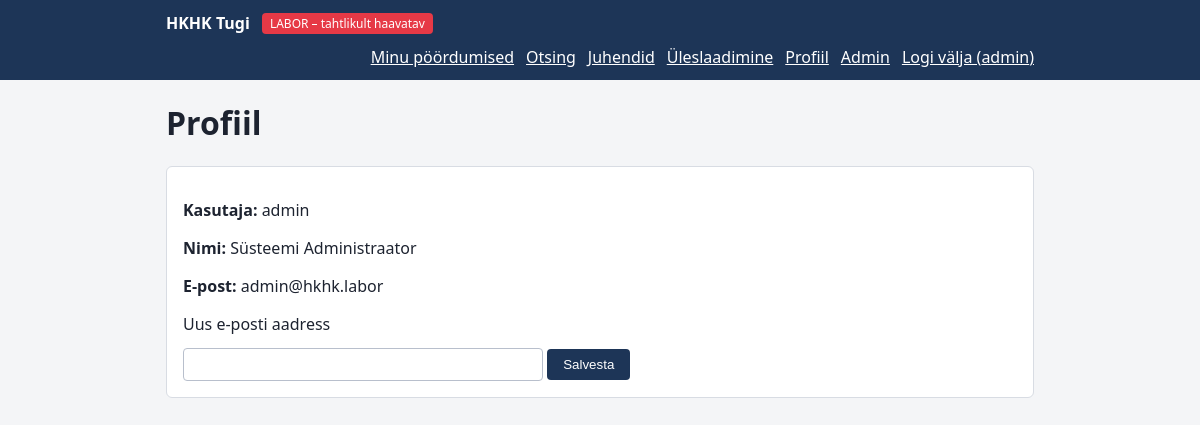
The app's page /profile.php (signed in) with its own data.
### tables this page shows
CREATE TABLE users (
  id INT AUTO_INCREMENT PRIMARY KEY,
  username VARCHAR(50) NOT NULL UNIQUE,
  password CHAR(32) NOT NULL,           
  full_name VARCHAR(100) NOT NULL,
  email VARCHAR(100) NOT NULL,
  role ENUM('user','admin') NOT NULL DEFAULT 'user'
) DEFAULT CHARSET=utf8mb4;

### src/profile.php (the view, shortened to what this page needs)
<?php
require 'config.php';
$st = $pdo->prepare('SELECT username, full_name, email FROM users WHERE id = ?');
$st->execute([$_SESSION['uid']]);
$me = $st->fetch();
?>
<div class="box">
  <p><b>Kasutaja:</b> <?= e($me['username']) ?></p>
  <p><b>Nimi:</b> <?= e($me['full_name']) ?></p>
  <p><b>E-post:</b> <?= e($me['email']) ?></p>
  <form method="post" action="profile.php">
    <label for="email">Uus e-posti aadress</label>
    <input type="email" id="email" name="email">
    <button type="submit">Salvesta</button>
  </form>
</div>

### src/style.css (style rules this page uses)
* { box-sizing:border-box }
body { margin:0;font-family:system-ui,Segoe UI,Arial,sans-serif;background:#f4f5f7;color:#1d2330 }
.box { background:#fff;border:1px solid #d8dce3;border-radius:6px;padding:16px;margin:12px 0 }
label { display:block;margin:8px 0 4px }
input[type=text],input[type=password],input[type=email] { width:100%;max-width:360px;padding:8px;border:1px solid #b8bfcc;border-radius:4px }
button { margin-top:10px;padding:8px 16px;background:#1d3557;color:#fff;border:0;border-radius:4px;cursor:pointer }

### records on screen
users: username "admin", full_name "Süsteemi Administraator", email "admin@hkhk.labor"

### other values on screen
$u "admin"
$title "Profiil"
